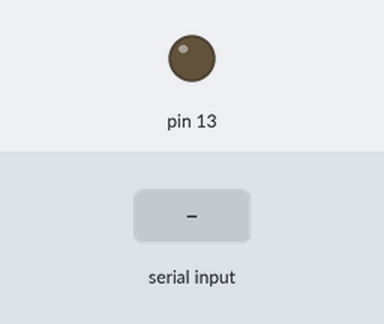
A sketch run on a simulated Arduino Uno, built with avr-gcc and run on an emulated ATmega328P. On the bench: output pins drawn as LEDs (lit = HIGH). Inputs (shaded band) come from the test bench.

Above: at 1.2 s.
1.3 s: "on" received over Serial
At 2.7 s:
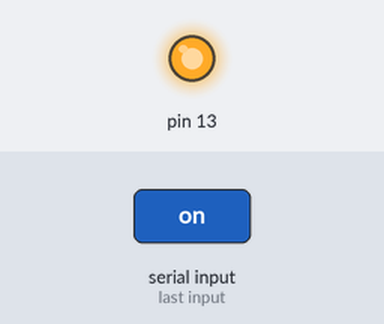
3.8 s: "off" received over Serial
At 5.8 s:
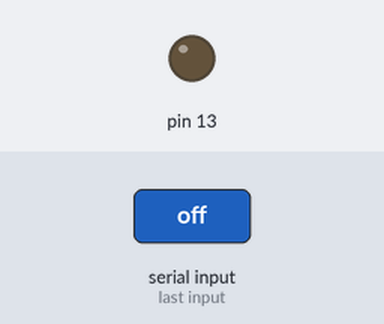
Timing chart, 0 to 7.3 s (numbered marks = the images above; inputs shaded):
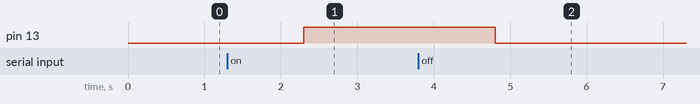

The sketch:

Serial_OUTPUT_Array.ino
```cpp
String state;

void setup() {
  pinMode(13,OUTPUT);
  Serial.begin(9600);
}

void loop() {
  if(Serial.available()>0)
  {
    state=Serial.readString();
  }
  if(state=="on")
  {
    digitalWrite(13,HIGH);
  }
  else if(state=="off")
  {
    digitalWrite(13,LOW);
  }
}
```

Measured:
- after the input at 1.3 s, pin 13: LOW → HIGH after 1.0 s
- after the input at 3.8 s, pin 13: HIGH → LOW after 1.0 s
